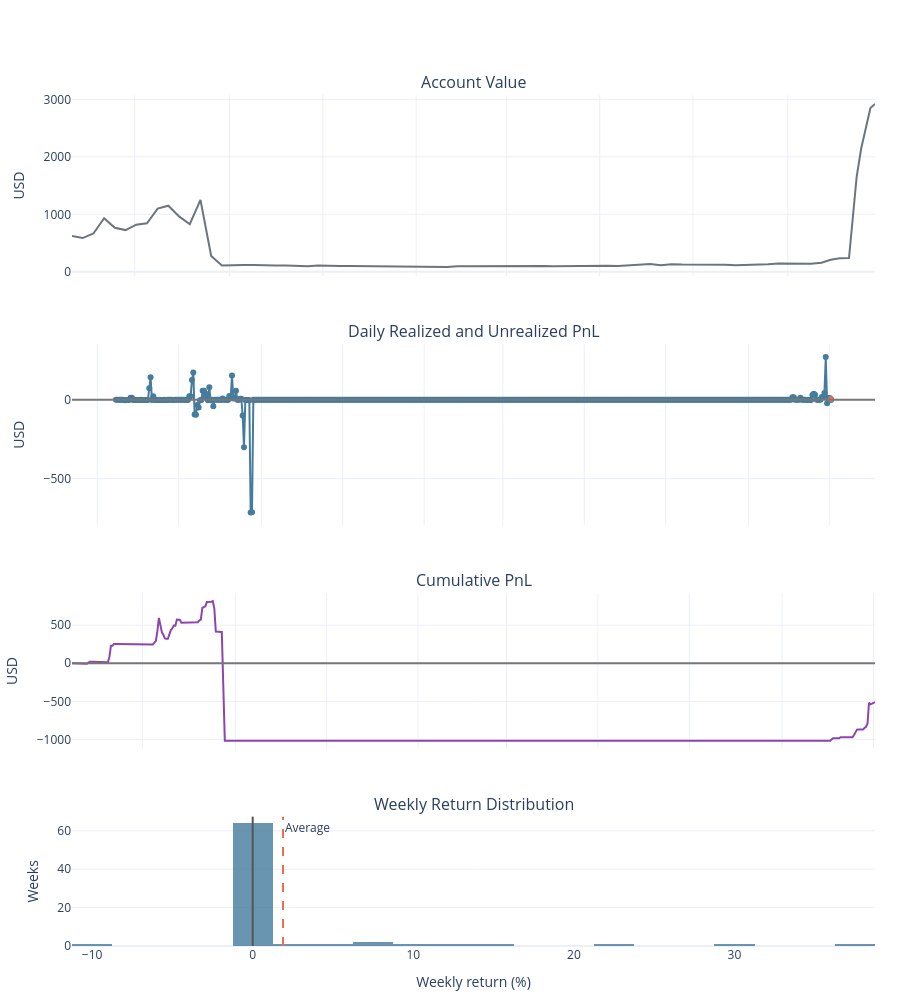

Source (notebook cell):
### Markdown cell above
## Account charts

Account value and PnL charts. Before all wallets have saved history, account value and weekly returns use the oldest wallet alone; from shared coverage onward they use the combined accounts.

### Code cell
analytics.show_account_charts()

### Figure 1 — Plotly figure (JSON) as saved in the notebook; plotly's stock layout.template omitted (floating-point values rounded to 4 significant figures; data arrays with more than 128 entries replaced by an {"elided": "..."} marker saying what was removed)
{"data": [{"line": {"color": "#6c757d", "width": 2}, "name": "Account Value", "type": "scatter", "x": ["2025-05-21T00:00:00-04:00", "2025-05-28T00:00:00-04:00", "2025-06-04T00:00:00-04:00", "2025-06-11T00:00:00-04:00", "2025-06-18T00:00:00-04:00", "2025-06-25T00:00:00-04:00", "2025-07-02T00:00:00-04:00", "2025-07-09T00:00:00-04:00", "2025-07-16T00:00:00-04:00", "2025-07-23T00:00:00-04:00", "2025-07-30T00:00:00-04:00", "2025-08-06T00:00:00-04:00", "2025-08-13T00:00:00-04:00", "2025-08-20T00:00:00-04:00", "2025-08-27T00:00:00-04:00", "2025-09-03T00:00:00-04:00", "2025-09-10T00:00:00-04:00", "2025-09-17T00:00:00-04:00", "2025-09-24T00:00:00-04:00", "2025-10-01T00:00:00-04:00", "2025-10-08T00:00:00-04:00", "2025-10-15T00:00:00-04:00", "2025-10-22T00:00:00-04:00", "2025-10-29T00:00:00-04:00", "2025-11-05T00:00:00-05:00", "2025-11-12T00:00:00-05:00", "2025-11-19T00:00:00-05:00", "2025-11-26T00:00:00-05:00", "2025-12-03T00:00:00-05:00", "2025-12-10T00:00:00-05:00", "2025-12-17T00:00:00-05:00", "2025-12-24T00:00:00-05:00", "2025-12-31T00:00:00-05:00", "2026-01-07T00:00:00-05:00", "2026-01-14T00:00:00-05:00", "2026-01-21T00:00:00-05:00", "2026-01-28T00:00:00-05:00", "2026-02-04T00:00:00-05:00", "2026-02-11T00:00:00-05:00", "2026-02-18T00:00:00-05:00", "2026-02-25T00:00:00-05:00", "2026-03-04T00:00:00-05:00", "2026-03-11T00:00:00-04:00", "2026-03-18T00:00:00-04:00", "2026-03-25T00:00:00-04:00", "2026-04-01T00:00:00-04:00", "2026-04-08T00:00:00-04:00", "2026-04-15T00:00:00-04:00", "2026-04-22T00:00:00-04:00", "2026-04-29T00:00:00-04:00", "2026-05-06T00:00:00-04:00", "2026-05-13T00:00:00-04:00", "2026-05-20T00:00:00-04:00", "2026-05-27T00:00:00-04:00", "2026-06-03T00:00:00-04:00", "2026-06-10T00:00:00-04:00", "2026-06-17T00:00:00-04:00", "2026-06-24T00:00:00-04:00", "2026-07-01T00:00:00-04:00", "2026-07-08T00:00:00-04:00", "2026-07-15T00:00:00-04:00", "2026-07-22T00:00:00-04:00", "2026-07-29T00:00:00-04:00", "2026-08-05T00:00:00-04:00", "2026-08-12T00:00:00-04:00", "2026-08-19T00:00:00-04:00", "2026-08-26T00:00:00-04:00", "2026-09-02T00:00:00-04:00", "2026-09-09T00:00:00-04:00", "2026-09-16T00:00:00-04:00", "2026-09-23T00:00:00-04:00", "2026-09-29T00:00:00-04:00", "2026-10-05T00:00:00-04:00", "2026-10-11T00:00:00-04:00", "2026-10-16T00:00:00-04:00", "2026-10-19T00:00:00-04:00", "2026-10-25T00:00:00-04:00", "2026-10-28T00:00:00-04:00"], "xaxis": "x", "y": [621.8, 587.0, 667.0, 934.0, 766.9, 725.9, 820.8, 844.3, 1101.0, 1150.0, 964.2, 827.7, 1250.0, 275.4, 109.7, 107.9, 117.5, 119.3, 108.0, 108.5, 108.1, 98.91, 97.51, 111.1, 103.0, 100.1, 100.3, 98.01, 96.28, 90.75, 86.06, 86.56, 86.85, 88.36, 87.39, 83.19, 95.44, 97.2, 91.49, 90.05, 89.64, 93.39, 98.03, 103.7, 102.0, 97.8, 100.5, 106.6, 102.9, 101.9, 104.8, 100.7, 116.0, 122.1, 137.3, 114.9, 133.4, 125.6, 126.1, 129.5, 129.4, 121.1, 115.9, 119.2, 118.2, 133.0, 145.3, 144.2, 145.4, 140.8, 156.6, 209.0, 235.1, 239.9, 1651.0, 2150.0, 2851.0, 2919.0], "yaxis": "y"}, {"line": {"color": "#457b9d"}, "mode": "lines+markers", "name": "Realized", "type": "scatter", "x": {"elided": "537 str values"}, "xaxis": "x2", "y": {"elided": "537 float values"}, "yaxis": "y2"}, {"line": {"color": "#e76f51"}, "mode": "lines+markers", "name": "Unrealized", "type": "scatter", "x": {"elided": "537 str values"}, "xaxis": "x2", "y": {"elided": "537 float values"}, "yaxis": "y2"}, {"line": {"color": "#8e44ad", "width": 2}, "name": "Cumulative PnL", "type": "scatter", "x": {"elided": "537 str values"}, "xaxis": "x3", "y": {"elided": "537 float values"}, "yaxis": "y3"}, {"marker": {"color": "#457b9d"}, "name": "Weekly returns", "opacity": 0.8, "showlegend": false, "type": "histogram", "x": [-0.9487, 3.669, -0.5744, 37.87, -0.2497, -0.1265, -0.04627, 30.22, -11.21, 8.433, 0.8899, 23.55, 10.37, 0.0, 0.0, 0.0, 0.0, 0.0, 0.0, 0.0, 0.0, 0.0, 0.0, 0.0, 0.0, 0.0, 0.0, 0.0, 0.0, 0.0, 0.0, 0.0, 0.0, 0.0, 0.0, 0.0, 0.0, 0.0, 0.0, 0.0, 0.0, 0.0, 0.0, 0.0, 0.0, 0.0, 0.0, 0.0, 0.0, 0.0, 0.0, 0.0, 0.0, 0.0, 0.0, 0.0, 0.0, 0.0, 0.0, 0.0, 0.0, 0.0, 0.0, 0.0, 0.0, 0.0, 0.0, 0.0, -0.0229, 8.023, 14.51, -0.4321, 5.412, 12.42, -0.00992], "xaxis": "x4", "xbins": {"size": 2.5}, "yaxis": "y4"}], "layout": {"annotations": [{"font": {"size": 16}, "showarrow": false, "text": "Account Value", "x": 0.5, "xanchor": "center", "xref": "paper", "y": 1, "yanchor": "bottom", "yref": "paper"}, {"font": {"size": 16}, "showarrow": false, "text": "Daily Realized and Unrealized PnL", "x": 0.5, "xanchor": "center", "xref": "paper", "y": 0.7072, "yanchor": "bottom", "yref": "paper"}, {"font": {"size": 16}, "showarrow": false, "text": "Cumulative PnL", "x": 0.5, "xanchor": "center", "xref": "paper", "y": 0.4144, "yanchor": "bottom", "yref": "paper"}, {"font": {"size": 16}, "showarrow": false, "text": "Weekly Return Distribution", "x": 0.5, "xanchor": "center", "xref": "paper", "y": 0.152, "yanchor": "bottom", "yref": "paper"}, {"showarrow": false, "text": "Average", "x": 1.89, "xanchor": "left", "xref": "x4", "y": 1, "yanchor": "top", "yref": "y4 domain"}], "barmode": "overlay", "height": 1000, "hovermode": "x unified", "margin": {"b": 50, "l": 65, "r": 25, "t": 95}, "shapes": [{"line": {"color": "#e76f51", "dash": "dash"}, "type": "line", "x0": 1.89, "x1": 1.89, "xref": "x4", "y0": 0, "y1": 1, "yref": "y4 domain"}, {"line": {"color": "#555"}, "type": "line", "x0": 0, "x1": 0, "xref": "x4", "y0": 0, "y1": 1, "yref": "y4 domain"}, {"line": {"color": "#777"}, "type": "line", "x0": 0, "x1": 1, "xref": "x2 domain", "y0": 0, "y1": 0, "yref": "y2"}, {"line": {"color": "#777"}, "type": "line", "x0": 0, "x1": 1, "xref": "x3 domain", "y0": 0, "y1": 0, "yref": "y3"}], "showlegend": false, "xaxis": {"anchor": "y", "domain": [0, 1], "matches": "x4", "showticklabels": false}, "xaxis2": {"anchor": "y2", "domain": [0, 1], "matches": "x4", "showticklabels": false}, "xaxis3": {"anchor": "y3", "domain": [0, 1], "matches": "x4", "showticklabels": false}, "xaxis4": {"anchor": "y4", "domain": [0, 1], "title": {"text": "Weekly return (%)"}}, "yaxis": {"anchor": "x", "domain": [0.7872, 1], "title": {"text": "USD"}}, "yaxis2": {"anchor": "x2", "domain": [0.4944, 0.7072], "title": {"text": "USD"}}, "yaxis3": {"anchor": "x3", "domain": [0.232, 0.4144], "title": {"text": "USD"}}, "yaxis4": {"anchor": "x4", "domain": [0, 0.152], "title": {"text": "Weeks"}}}}
